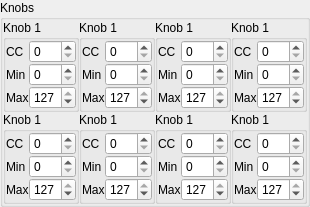
         <widget class="QGroupBox" name="groupBox_18">
          <property name="title">
           <string>Knobs</string>
          </property>
          <layout class="QGridLayout" name="gridLayout_5">
           <property name="leftMargin">
            <number>0</number>
           </property>
           <property name="topMargin">
            <number>0</number>
           </property>
           <property name="rightMargin">
            <number>0</number>
           </property>
           <property name="bottomMargin">
            <number>0</number>
           </property>
           <property name="spacing">
            <number>0</number>
           </property>
           <item row="1" column="1">
            <widget class="QGroupBox" name="groupBox_27">
             <property name="title">
              <string>Knob 1</string>
             </property>
             <layout class="QGridLayout" name="gridLayout_14">
              <property name="leftMargin">
               <number>0</number>
              </property>
              <property name="topMargin">
               <number>0</number>
              </property>
              <property name="rightMargin">
               <number>0</number>
              </property>
              <property name="bottomMargin">
               <number>0</number>
              </property>
              <property name="spacing">
               <number>0</number>
              </property>
              <item row="1" column="1">
               <widget class="QSpinBox" name="spinBox_25">
                <property name="maximum">
                 <number>127</number>
                </property>
               </widget>
              </item>
              <item row="0" column="1">
               <widget class="QSpinBox" name="spinBox_26">
                <property name="maximum">
                 <number>127</number>
                </property>
               </widget>
              </item>
              <item row="1" column="0">
               <widget class="QLabel" name="label_27">
                <property name="text">
                 <string>Min</string>
                </property>
               </widget>
              </item>
              <item row="2" column="1">
               <widget class="QSpinBox" name="spinBox_27">
                <property name="maximum">
                 <number>127</number>
                </property>
                <property name="value">
                 <number>127</number>
                </property>
               </widget>
              </item>
              <item row="2" column="0">
               <widget class="QLabel" name="label_28">
                <property name="text">
                 <string>Max</string>
                </property>
               </widget>
              </item>
              <item row="0" column="0">
               <widget class="QLabel" name="label_29">
                <property name="text">
                 <string>CC</string>
                </property>
               </widget>
              </item>
             </layout>
            </widget>
           </item>
           <item row="1" column="0">
            <widget class="QGroupBox" name="groupBox_26">
             <property name="title">
              <string>Knob 1</string>
             </property>
             <layout class="QGridLayout" name="gridLayout_13">
              <property name="leftMargin">
               <number>0</number>
              </property>
              <property name="topMargin">
               <number>0</number>
              </property>
              <property name="rightMargin">
               <number>0</number>
              </property>
              <property name="bottomMargin">
               <number>0</number>
              </property>
              <property name="spacing">
               <number>0</number>
              </property>
              <item row="1" column="1">
               <widget class="QSpinBox" name="spinBox_22">
                <property name="maximum">
                 <number>127</number>
                </property>
               </widget>
              </item>
              <item row="0" column="1">
               <widget class="QSpinBox" name="spinBox_24">
                <property name="maximum">
                 <number>127</number>
                </property>
               </widget>
              </item>
              <item row="1" column="0">
               <widget class="QLabel" name="label_25">
                <property name="text">
                 <string>Min</string>
                </property>
               </widget>
              </item>
              <item row="2" column="1">
               <widget class="QSpinBox" name="spinBox_23">
                <property name="maximum">
                 <number>127</number>
                </property>
                <property name="value">
                 <number>127</number>
                </property>
               </widget>
              </item>
              <item row="2" column="0">
               <widget class="QLabel" name="label_26">
                <property name="text">
                 <string>Max</string>
                </property>
               </widget>
              </item>
              <item row="0" column="0">
               <widget class="QLabel" name="label_24">
                <property name="text">
                 <string>CC</string>
                </property>
               </widget>
              </item>
             </layout>
            </widget>
           </item>
           <item row="1" column="3">
            <widget class="QGroupBox" name="groupBox_29">
             <property name="title">
              <string>Knob 1</string>
             </property>
             <layout class="QGridLayout" name="gridLayout_16">
              <property name="leftMargin">
               <number>0</number>
              </property>
              <property name="topMargin">
               <number>0</number>
              </property>
              <property name="rightMargin">
               <number>0</number>
              </property>
              <property name="bottomMargin">
               <number>0</number>
              </property>
              <property name="spacing">
               <number>0</number>
              </property>
              <item row="1" column="1">
               <widget class="QSpinBox" name="spinBox_31">
                <property name="maximum">
                 <number>127</number>
                </property>
               </widget>
              </item>
              <item row="0" column="1">
               <widget class="QSpinBox" name="spinBox_32">
                <property name="maximum">
                 <number>127</number>
                </property>
               </widget>
              </item>
              <item row="1" column="0">
               <widget class="QLabel" name="label_33">
                <property name="text">
                 <string>Min</string>
                </property>
               </widget>
              </item>
              <item row="2" column="1">
               <widget class="QSpinBox" name="spinBox_33">
                <property name="maximum">
                 <number>127</number>
                </property>
                <property name="value">
                 <number>127</number>
                </property>
               </widget>
              </item>
              <item row="2" column="0">
               <widget class="QLabel" name="label_34">
                <property name="text">
                 <string>Max</string>
                </property>
               </widget>
              </item>
              <item row="0" column="0">
               <widget class="QLabel" name="label_35">
                <property name="text">
                 <string>CC</string>
                </property>
               </widget>
              </item>
             </layout>
            </widget>
           </item>
           <item row="1" column="2">
            <widget class="QGroupBox" name="groupBox_28">
             <property name="title">
              <string>Knob 1</string>
             </property>
             <layout class="QGridLayout" name="gridLayout_15">
              <property name="leftMargin">
               <number>0</number>
              </property>
              <property name="topMargin">
               <number>0</number>
              </property>
              <property name="rightMargin">
               <number>0</number>
              </property>
              <property name="bottomMargin">
               <number>0</number>
              </property>
              <property name="spacing">
               <number>0</number>
              </property>
              <item row="1" column="1">
               <widget class="QSpinBox" name="spinBox_28">
                <property name="maximum">
                 <number>127</number>
                </property>
               </widget>
              </item>
              <item row="0" column="1">
               <widget class="QSpinBox" name="spinBox_29">
                <property name="maximum">
                 <number>127</number>
                </property>
               </widget>
              </item>
              <item row="1" column="0">
               <widget class="QLabel" name="label_30">
                <property name="text">
                 <string>Min</string>
                </property>
               </widget>
              </item>
              <item row="2" column="1">
               <widget class="QSpinBox" name="spinBox_30">
                <property name="maximum">
                 <number>127</number>
                </property>
                <property name="value">
                 <number>127</number>
                </property>
               </widget>
              </item>
              <item row="2" column="0">
               <widget class="QLabel" name="label_31">
                <property name="text">
                 <string>Max</string>
                </property>
               </widget>
              </item>
              <item row="0" column="0">
               <widget class="QLabel" name="label_32">
                <property name="text">
                 <string>CC</string>
                </property>
               </widget>
              </item>
             </layout>
            </widget>
           </item>
           <item row="2" column="3">
            <widget class="QGroupBox" name="groupBox_31">
             <property name="title">
              <string>Knob 1</string>
             </property>
             <layout class="QGridLayout" name="gridLayout_18">
              <property name="leftMargin">
               <number>0</number>
              </property>
              <property name="topMargin">
               <number>0</number>
              </property>
              <property name="rightMargin">
               <number>0</number>
              </property>
              <property name="bottomMargin">
               <number>0</number>
              </property>
              <property name="spacing">
               <number>0</number>
              </property>
              <item row="1" column="1">
               <widget class="QSpinBox" name="spinBox_37">
                <property name="maximum">
                 <number>127</number>
                </property>
               </widget>
              </item>
              <item row="0" column="1">
               <widget class="QSpinBox" name="spinBox_38">
                <property name="maximum">
                 <number>127</number>
                </property>
               </widget>
              </item>
              <item row="1" column="0">
               <widget class="QLabel" name="label_39">
                <property name="text">
                 <string>Min</string>
                </property>
               </widget>
              </item>
              <item row="2" column="1">
               <widget class="QSpinBox" name="spinBox_39">
                <property name="maximum">
                 <number>127</number>
                </property>
                <property name="value">
                 <number>127</number>
                </property>
               </widget>
              </item>
              <item row="2" column="0">
               <widget class="QLabel" name="label_40">
                <property name="text">
                 <string>Max</string>
                </property>
               </widget>
              </item>
              <item row="0" column="0">
               <widget class="QLabel" name="label_41">
                <property name="text">
                 <string>CC</string>
                </property>
               </widget>
              </item>
             </layout>
            </widget>
           </item>
           <item row="2" column="1">
            <widget class="QGroupBox" name="groupBox_30">
             <property name="title">
              <string>Knob 1</string>
             </property>
             <layout class="QGridLayout" name="gridLayout_17">
              <property name="leftMargin">
               <number>0</number>
              </property>
              <property name="topMargin">
               <number>0</number>
              </property>
              <property name="rightMargin">
               <number>0</number>
              </property>
              <property name="bottomMargin">
               <number>0</number>
              </property>
              <property name="spacing">
               <number>0</number>
              </property>
              <item row="1" column="1">
               <widget class="QSpinBox" name="spinBox_34">
                <property name="maximum">
                 <number>127</number>
                </property>
               </widget>
              </item>
              <item row="0" column="1">
               <widget class="QSpinBox" name="spinBox_35">
                <property name="maximum">
                 <number>127</number>
                </property>
               </widget>
              </item>
              <item row="1" column="0">
               <widget class="QLabel" name="label_36">
                <property name="text">
                 <string>Min</string>
                </property>
               </widget>
              </item>
              <item row="2" column="1">
               <widget class="QSpinBox" name="spinBox_36">
                <property name="maximum">
                 <number>127</number>
                </property>
                <property name="value">
                 <number>127</number>
                </property>
               </widget>
              </item>
              <item row="2" column="0">
               <widget class="QLabel" name="label_37">
                <property name="text">
                 <string>Max</string>
                </property>
               </widget>
              </item>
              <item row="0" column="0">
               <widget class="QLabel" name="label_38">
                <property name="text">
                 <string>CC</string>
                </property>
               </widget>
              </item>
             </layout>
            </widget>
           </item>
           <item row="2" column="0">
            <widget class="QGroupBox" name="groupBox_32">
             <property name="title">
              <string>Knob 1</string>
             </property>
             <layout class="QGridLayout" name="gridLayout_19">
              <property name="leftMargin">
               <number>0</number>
              </property>
              <property name="topMargin">
               <number>0</number>
              </property>
              <property name="rightMargin">
               <number>0</number>
              </property>
              <property name="bottomMargin">
               <number>0</number>
              </property>
              <property name="spacing">
               <number>0</number>
              </property>
              <item row="2" column="1">
               <widget class="QSpinBox" name="spinBox_42">
                <property name="maximum">
                 <number>127</number>
                </property>
                <property name="value">
                 <number>127</number>
                </property>
               </widget>
              </item>
              <item row="1" column="0">
               <widget class="QLabel" name="label_42">
                <property name="text">
                 <string>Min</string>
                </property>
               </widget>
              </item>
              <item row="2" column="0">
               <widget class="QLabel" name="label_43">
                <property name="text">
                 <string>Max</string>
                </property>
               </widget>
              </item>
              <item row="0" column="1">
               <widget class="QSpinBox" name="spinBox_41">
                <property name="maximum">
                 <number>127</number>
                </property>
               </widget>
              </item>
              <item row="1" column="1">
               <widget class="QSpinBox" name="spinBox_40">
                <property name="maximum">
                 <number>127</number>
                </property>
               </widget>
              </item>
              <item row="0" column="0">
               <widget class="QLabel" name="label_44">
                <property name="text">
                 <string>CC</string>
                </property>
               </widget>
              </item>
             </layout>
            </widget>
           </item>
           <item row="2" column="2">
            <widget class="QGroupBox" name="groupBox_33">
             <property name="title">
              <string>Knob 1</string>
             </property>
             <layout class="QGridLayout" name="gridLayout_20">
              <property name="leftMargin">
               <number>0</number>
              </property>
              <property name="topMargin">
               <number>0</number>
              </property>
              <property name="rightMargin">
               <number>0</number>
              </property>
              <property name="bottomMargin">
               <number>0</number>
              </property>
              <property name="spacing">
               <number>0</number>
              </property>
              <item row="1" column="1">
               <widget class="QSpinBox" name="spinBox_43">
                <property name="maximum">
                 <number>127</number>
                </property>
               </widget>
              </item>
              <item row="0" column="1">
               <widget class="QSpinBox" name="spinBox_44">
                <property name="maximum">
                 <number>127</number>
                </property>
               </widget>
              </item>
              <item row="1" column="0">
               <widget class="QLabel" name="label_45">
                <property name="text">
                 <string>Min</string>
                </property>
               </widget>
              </item>
              <item row="2" column="1">
               <widget class="QSpinBox" name="spinBox_45">
                <property name="maximum">
                 <number>127</number>
                </property>
                <property name="value">
                 <number>127</number>
                </property>
               </widget>
              </item>
              <item row="2" column="0">
               <widget class="QLabel" name="label_46">
                <property name="text">
                 <string>Max</string>
                </property>
               </widget>
              </item>
              <item row="0" column="0">
               <widget class="QLabel" name="label_47">
                <property name="text">
                 <string>CC</string>
                </property>
               </widget>
              </item>
             </layout>
            </widget>
           </item>
          </layout>
         </widget>
